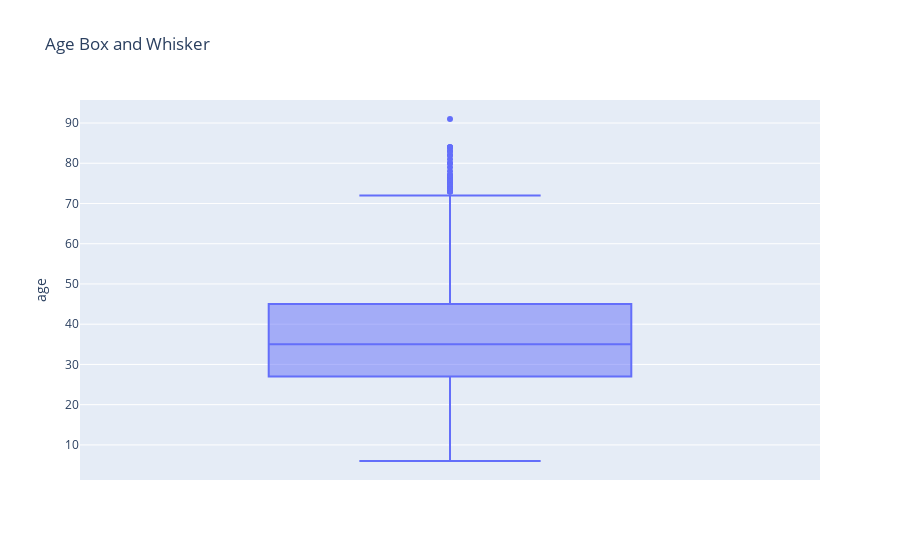

The code cell stored with this chart in its notebook:
### Code cell
fig = px.box(df, y="age", title="Age Box and Whisker")
fig.show()

### Figure 1 — Plotly figure (JSON) as saved in the notebook; plotly's stock layout.template omitted (floating-point values rounded to 4 significant figures; data arrays with more than 128 entries replaced by an {"elided": "..."} marker saying what was removed)
{"data": [{"alignmentgroup": "True", "hovertemplate": "age=%{y}<extra></extra>", "legendgroup": "", "marker": {"color": "#636efa"}, "name": "", "notched": false, "offsetgroup": "", "orientation": "v", "showlegend": false, "type": "box", "x0": " ", "xaxis": "x", "y": {"elided": "4895 float values"}, "y0": " ", "yaxis": "y"}], "layout": {"boxmode": "group", "legend": {"tracegroupgap": 0}, "title": {"text": "Age Box and Whisker"}, "xaxis": {"anchor": "y", "domain": [0, 1]}, "yaxis": {"anchor": "x", "domain": [0, 1], "title": {"text": "age"}}}}
